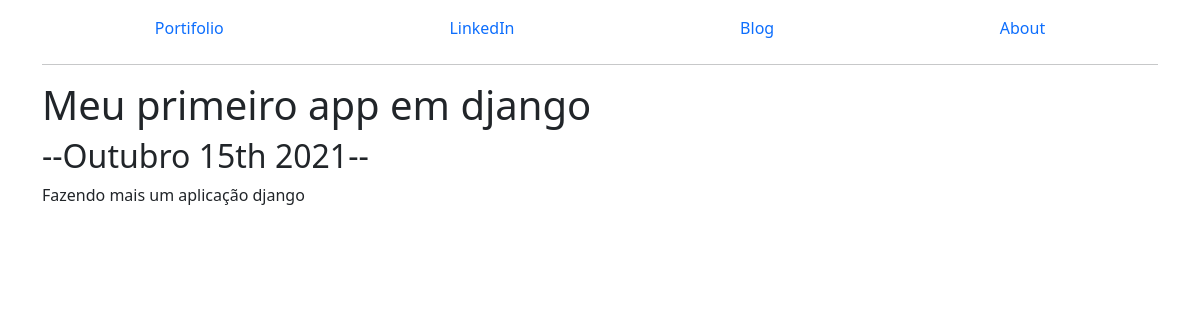
The app's page /blog/2/ with its own data.
### blog/models.py (models this page shows)
class Blog(models.Model):
    title = models.CharField(max_length=100)
    date_post = models.DateField(auto_now_add=True)
    description = models.TextField()

### blog/views.py (the view)
# urls.py: path('<int:blog_id>/', views.detail, name='detail'),
def detail(request, blog_id):
    blog = Blog.objects.filter(id=blog_id).first
    return render(request, 'blog/detail.html', {
        'blog': blog
    })

### templates/blog/detail.html (shortened to what this page needs)
{% extends 'base.html' %}
{% block content %}
<h1>{{ blog.title }}</h1>
<h2>--{{ blog.date_post|date:'F jS Y' }}--</h2>
{{ blog.description|safe }}
{% endblock %}

### records on screen
Blog: title "Meu primeiro app em django", date_post "Outubro 15th 2021", description "Fazendo mais um aplicação django"
